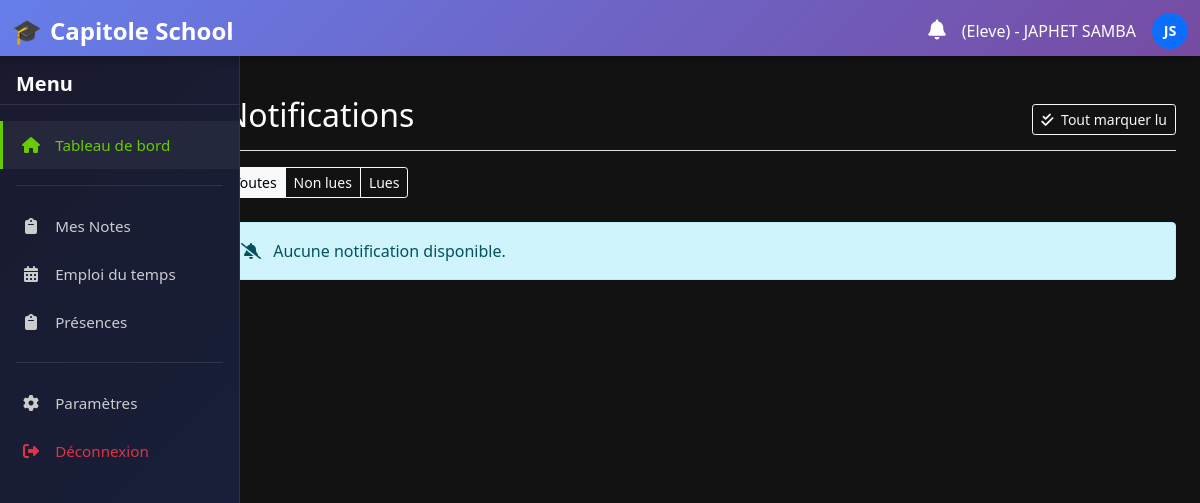
The app's page /notifications/ (signed in) with its own data.
### home/models.py (models this page shows, shortened)
class Utilisateur(AbstractUser):
    ROLES = (
        ('admin', 'Administrateur'),
        ('enseignant', 'Enseignant'),
        ('eleve', 'Élève'),
        ('parent', 'Parent'),
        ('directeur', 'Directeur'),
        ('secretaire', 'Secrétaire'),
        ('surveillant', 'Surveillant'),
    )
    role = models.CharField(_("Rôle"), max_length=20, choices=ROLES, db_index=True)
    telephone = models.CharField(_("Téléphone"), max_length=20, blank=True)
    photo = models.ImageField(_("Photo"), upload_to='utilisateurs/', blank=True, null=True)
    class Meta:
        verbose_name = _("Utilisateur")
        verbose_name_plural = _("Utilisateurs")
        ordering = ['last_name', 'first_name']

### home/views.py (the view)
# urls.py: path('notifications/', views.notifications_liste, name='notifications'),
@login_required
def notifications_liste(request):
    statut = request.GET.get('statut')
    notifications = request.user.notifications.all().order_by('-date_creation')
    if statut:
        notifications = notifications.filter(statut=statut)
    paginator = Paginator(notifications, 10)
    page_number = request.GET.get('page')
    notifications_page = paginator.get_page(page_number)
    context = {
        'notifications': notifications_page,
        'statut': statut
    }
    return render(request, 'gestion/notifications/liste.html', context)

### home/templatetags/notification_extras.py (called while the page is built)
@register.filter
def has_unread_notifications(user):
    return user.notifications.filter(statut='NON_LU').exists()

### home/templates/gestion/notifications/liste.html (shortened to what this page needs)
{% extends "gestion/base.html" %}
{% load static humanize %}
{% block content %}
<div class="container-fluid p-0">
    <div class="row g-0">
        <nav class="col-md-3 col-lg-2 d-md-block sidebar collapse bg-dark text-white" id="sidebarMenu">
            <div class="position-sticky vh-100 py-3" style="overflow-y: auto;">
                <h5 class="px-3 mb-3 text-white">Notifications</h5>
                <ul class="nav flex-column">
                    <li class="nav-item">
                        <a class="nav-link active text-white" href="#">
                            <i class="fas fa-bell me-2"></i> Toutes les notifications
                        </a>
                    </li>
                    <li class="nav-item">
                        <a class="nav-link text-white" href="{% url 'home:notifications' %}?statut=NON_LU">
                            <i class="fas fa-envelope me-2"></i> Non lues
                        </a>
                    </li>
                    <li class="nav-item">
                        <a class="nav-link text-white" href="{% url 'home:notifications' %}?statut=LU">
                            <i class="fas fa-envelope-open me-2"></i> Lues
                        </a>
                    </li>
                    <li class="nav-item">
                        <a class="nav-link text-white" href="{% url 'home:notifications_archives' %}">
                            <i class="fas fa-archive me-2"></i> Archives
                        </a>
                    </li>
                </ul>
            </div>
        </nav>
        <main class="col-md-9 ms-sm-auto col-lg-10 px-md-4" style="height: calc(100vh - 56px); overflow-y: auto;">
            <div class="d-flex justify-content-between flex-wrap flex-md-nowrap align-items-center pt-3 pb-2 mb-3 border-bottom">
                <h1 class="h2 text-white">Notifications</h1>
                <div class="btn-toolbar mb-2 mb-md-0">
                    <button type="button" class="btn btn-sm btn-outline-light" id="marquerToutLuBtn">
                        <i class="fas fa-check-double me-1"></i> Tout marquer lu
                    </button>
                </div>
            </div>
            <div class="mb-4">
                <div class="btn-group" role="group">
                    <a href="{% url 'home:notifications' %}" class="btn btn-sm btn-outline-light {% if not statut %}active{% endif %}">Toutes</a>
                    <a href="{% url 'home:notifications' %}?statut=NON_LU" class="btn btn-sm btn-outline-light {% if statut == 'NON_LU' %}active{% endif %}">Non lues</a>
                    <a href="{% url 'home:notifications' %}?statut=LU" class="btn btn-sm btn-outline-light {% if statut == 'LU' %}active{% endif %}">Lues</a>
                </div>
            </div>
            {% if notifications %}
                {% for notification in notifications %}
                <div class="card mb-3 {% if notification.statut == 'NON_LU' %}border-left-primary{% else %}border-left-secondary{% endif %}" style="border-left-width: 4px;">
                    <div class="card-body">
                        <div class="d-flex justify-content-between align-items-start">
                            <div>
                                <h5 class="card-title mb-1">
                                    {{ notification.objet }}
                                    {% if notification.statut == 'NON_LU' %}
                                        <span class="badge bg-primary">Nouveau</span>
                                    {% endif %}
                                </h5>
                                <p class="card-text text-muted mb-2">
                                    <small>
                                        <i class="far fa-clock me-1"></i>
                                        {{ notification.date_creation|naturaltime }}
                                    </small>
                                </p>
                                <p class="card-text">{{ notification.message }}</p>
                                {% if notification.lien %}
                                    <a href="{{ notification.lien }}" class="btn btn-sm btn-outline-primary">
                                        <i class="fas fa-arrow-right me-1"></i> Voir
                                    </a>
                                {% endif %}
                            </div>
                            <div class="dropdown">
                                <button class="btn btn-sm btn-outline-secondary dropdown-toggle" type="button" id="dropdownMenu{{ notification.id }}" data-bs-toggle="dropdown" aria-expanded="false">
                                    <i class="fas fa-ellipsis-h"></i>
                                </button>
                                <ul class="dropdown-menu dropdown-menu-dark" aria-labelledby="dropdownMenu{{ notification.id }}">
                                    <li>
                                        <a class="dropdown-item" href="#" onclick="marquerLu({{ notification.id }})">
                                            <i class="fas fa-check me-2"></i> Marquer comme lu
                                        </a>
                                    </li>
                                    <li>
                                        <a class="dropdown-item" href="#" onclick="archiverNotification({{ notification.id }})">
                                            <i class="fas fa-archive me-2"></i> Archiver
                                        </a>
                                    </li>
                                    <li><hr class="dropdown-divider"></li>
                                    <li>
                                        <a class="dropdown-item text-danger" href="#" onclick="supprimerNotification({{ notification.id }})">
                                            <i class="fas fa-trash me-2"></i> Supprimer
                                        </a>
                                    </li>
                                </ul>
                            </div>
                        </div>
                    </div>
                </div>
                {% endfor %}
                {% if notifications.has_other_pages %}
                <nav aria-label="Pagination notifications">
                    <ul class="pagination pagination-dark justify-content-center">
                        {% if notifications.has_previous %}
                        <li class="page-item">
                            <a class="page-link" href="?page={{ notifications.previous_page_number }}{% if statut %}&statut={{ statut }}{% endif %}">&laquo;</a>
                        </li>
                        {% else %}
                        <li class="page-item disabled">
                            <span class="page-link">&laquo;</span>
                        </li>
                        {% endif %}
                        {% for i in notifications.paginator.page_range %}
                        {% if notifications.number == i %}
                        <li class="page-item active">
                            <span class="page-link">{{ i }} <span class="sr-only">(current)</span></span>
                        </li>
                        {% else %}
                        <li class="page-item">
                            <a class="page-link" href="?page={{ i }}{% if statut %}&statut={{ statut }}{% endif %}">{{ i }}</a>
                        </li>
                        {% endif %}
                        {% endfor %}
                        {% if notifications.has_next %}
                        <li class="page-item">
                            <a class="page-link" href="?page={{ notifications.next_page_number }}{% if statut %}&statut={{ statut }}{% endif %}">&raquo;</a>
                        </li>
                        {% else %}
                        <li class="page-item disabled">
                            <span class="page-link">&raquo;</span>
                        </li>
                        {% endif %}
                    </ul>
                </nav>
                {% endif %}
            {% else %}
                <div class="alert alert-info">
                    <i class="fas fa-bell-slash me-2"></i>
                    Aucune notification {{ statut|default:'disponible' }}.
                </div>
            {% endif %}
        </main>
    </div>
</div>
{% endblock %}

### home/templates/gestion/base.html (shortened to what this page needs)
<!DOCTYPE html>
<html lang="fr">
<head>
   {% load static %}
{% load notification_extras %}
    <link href="{% static 'css/bootstrap.min.css' %}" rel="stylesheet">
    <link rel="stylesheet" href="https://cdnjs.cloudflare.com/ajax/libs/font-awesome/6.4.0/css/all.min.css">
</head>
<body>
    <nav class="navbar navbar-dark">
        <div class="container-fluid">
            <a class="navbar-brand" href="{% url 'home:home' %}">Capitole School</a>
            <div class="d-flex align-items-center gap-3">
                <div class="position-relative">
                    <a href="{% url 'home:notifications' %}" class="text-white text-decoration-none">
                        <i class="fas fa-bell fs-5"></i>
                    </a>
                </div>
                <span class="text-white d-none d-md-block">
                    ({{user.role|title}}) - {{ user.first_name|upper }} {{ user.last_name|upper }}
                </span>
                <div class="bg-primary rounded-circle d-flex align-items-center justify-content-center text-white"
                     style="width: 36px; height: 36px; font-weight: bold; font-size: 0.9rem;">
                    {{ user.first_name|first|upper }}{{ user.last_name|first|upper }}
                </div>
            </div>
        </div>
    </nav>
    <aside class="sidebar" id="sidebar">
        <h5 class="mb-3 px-3">Menu</h5>
        <ul class="nav flex-column">
            <li class="nav-item">
                <a class="nav-link active" href="{% url 'home:home' %}">
                    <i class="fas fa-home"></i> <span>Tableau de bord</span>
                </a>
            </li>
            {% if user.role == 'eleve' %}
                <div class="nav-divider"></div>
                <li class="nav-item">
                    <a class="nav-link" href="{% url 'home:eleve_dashboard' %}">
                        <i class="fas fa-clipboard"></i> <span>Mes Notes</span>
                    </a>
                </li>
                <li class="nav-item">
                    <a class="nav-link" href="{% url 'home:eleve_dashboard' %}">
                        <i class="fas fa-calendar-alt"></i> <span>Emploi du temps</span>
                    </a>
                </li>
                <li class="nav-item">
                    <a class="nav-link" href="{% url 'home:eleve_dashboard' %}">
                        <i class="fas fa-clipboard"></i> <span>Présences</span>
                    </a>
                </li>
            {% endif %}
            <div class="nav-divider"></div>
            <li class="nav-item">
                <a class="nav-link" href="/">
                    <i class="fas fa-cog"></i> <span>Paramètres</span>
                </a>
            </li>
            <li class="nav-item">
                <a class="nav-link text-danger" href="{% url 'home:logout' %}">
                    <i class="fas fa-sign-out-alt"></i> <span>Déconnexion</span>
                </a>
            </li>
        </ul>
    </aside>
    <main id="main-content">
        {% block content %}
        {% endblock %}
    </main>
</body>
</html>

### home/templates/gestion/base.html (style rules this page uses)
:root { --sidebar-width: 240px; --navbar-height: 56px; --primary-color: #667eea; --primary-gradient: linear-gradient(135deg, #667eea 0%, #764ba2 100%); --sidebar-bg: linear-gradient(135deg, #1a1a2e 0%, #16213e 100%); --success-color: #66CC00; }
body { background-color: #000000; color: white; overflow: hidden; font-family: 'Segoe UI', sans-serif; margin: 0; padding: 0; height: 100vh; }
.navbar { position: fixed; top: 0; left: 0; right: 0; z-index: 1030; background: var(--primary-gradient); height: var(--navbar-height); box-shadow: 0 2px 10px rgba(0,0,0,0.3); }
.navbar-brand { font-weight: bold; display: flex; align-items: center; gap: 8px; font-size: 1.5rem; }
.navbar-brand::before { content: "🎓"; font-size: 1.5rem; }
.sidebar { position: fixed; top: var(--navbar-height); left: 0; width: var(--sidebar-width); height: calc(100vh - var(--navbar-height)); background: var(--sidebar-bg); color: white; z-index: 1020; overflow-y: auto; transition: transform 0.3s ease; padding: 1rem 0; border-right: 1px solid rgba(255,255,255,0.1); }
.sidebar h5 { padding: 0 1rem; margin-bottom: 1rem; font-weight: 600; border-bottom: 1px solid rgba(255,255,255,0.1); padding-bottom: 0.5rem; }
.sidebar .nav-link { color: #ccc; border-radius: 0; margin: 0; padding: 0.75rem 1rem; border-left: 3px solid transparent; transition: all 0.2s ease; }
.sidebar .nav-link:hover, .sidebar .nav-link.active { color: var(--success-color); background: rgba(255,255,255,0.05); border-left-color: var(--success-color); }
.sidebar .nav-link i { width: 24px; text-align: center; margin-right: 8px; }
.sidebar .nav-link span { font-size: 0.95rem; }
.sidebar .nav-item { margin: 0; }
.sidebar .nav-divider { height: 1px; background: rgba(255,255,255,0.1); margin: 1rem 1rem; }
main { position: fixed; top: var(--navbar-height); left: var(--sidebar-width); right: 0; bottom: 0; padding: 1.5rem; overflow-y: auto; background-color: #121212; transition: left 0.3s ease; box-sizing: border-box; }
.sidebar, main { animation: fadeIn 0.3s ease-out; }

### records on screen
Utilisateur: role "Eleve", first_name "JAPHET", last_name "SAMBA", first_name|first "J", last_name|first "S"

### other values on screen
{{ statut|default:'disponible' }} "disponible"
